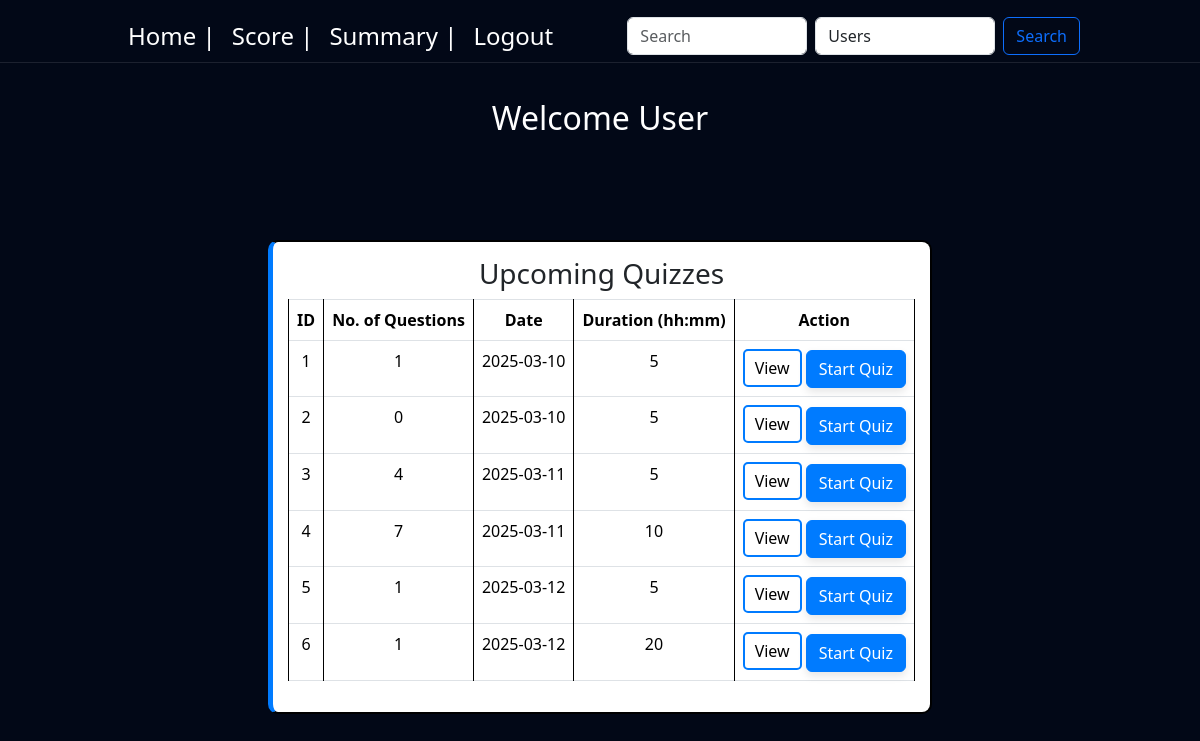
/user_dashboard (signed in), run on the app's committed database.
### controller/models.py (models this page shows)
class Role(db.Model):
    id = db.Column(db.Integer, primary_key=True, autoincrement=True)
    name = db.Column(db.String(50), nullable=False)

class Quiz(db.Model):
    id = db.Column(db.Integer, primary_key=True, autoincrement=True)
    title = db.Column(db.String(255), nullable=False)
    chapter_id = db.Column(db.Integer, db.ForeignKey('chapter.id'), nullable=False)
    date_of_quiz = db.Column(db.Date, nullable=False)
    time_duration = db.Column(db.Integer, nullable=False)
    time_start = db.Column(db.Time, nullable=False)
    remarks = db.Column(db.String(500))
    questions = db.relationship('Question', backref='quiz', lazy=True)
    scores = db.relationship('Score', backref='quiz', lazy=True)

### controller/routes.py (the view)
@app.route('/user_dashboard')
def user_dashboard():
    question_count_subquery = db.session.query(
    Question.quiz_id, func.count(Question.id).label("question_count")
).group_by(Question.quiz_id).subquery()
    quizzes = db.session.query(
        Quiz.id,
        Quiz.title,
        Chapter.name.label("chapter_name"),
        Subject.name.label("subject_name"),
        Quiz.date_of_quiz,
        Quiz.time_duration,
        func.coalesce(question_count_subquery.c.question_count, 0).label("question_count")  # Ensure 0 for empty quizzes
    ).join(Chapter, Quiz.chapter_id == Chapter.id) \
    .join(Subject, Chapter.subject_id == Subject.id) \
    .outerjoin(question_count_subquery, Quiz.id == question_count_subquery.c.quiz_id) \
    .all()
    return render_template('user_dashboard.html', quizzes=quizzes, user = current_user)

### controller/models.py (called while the page is built)
    @property
    def is_admin(self):
        return any(role.name == 'admin' for role in self.roles)

### main.py (called while the page is built)
@login_manager.user_loader
def load_user(user_id):
    return User.query.get(int(user_id))

### templates/user_dashboard.html (shortened to what this page needs)
<!DOCTYPE html>
<html lang="en">
  <head>
    <link
      href="https://cdn.jsdelivr.net/npm/bootstrap@5.3.3/dist/css/bootstrap.min.css"
      rel="stylesheet"
    />
    <link rel="stylesheet" href="{{ url_for('static', filename='styles.css') }}" />
  </head>
  <body>
    {% include 'navbar2.html' %}
    <div class="background">
      <div class="heading-sec">
        <h2>Welcome User</h2>
      </div>
      <div class="container">
        <div class="subjects-container">
          <div class="quiz-box">
            <h3>Upcoming Quizzes</h3>
            <table class="table table-bordered">
              <thead>
                <tr>
                  <th>ID</th>
                  <th>No. of Questions</th>
                  <th>Date</th>
                  <th>Duration (hh:mm)</th>
                  <th>Action</th>
                </tr>
              </thead>
              <tbody>
                {% for quiz in quizzes %}
                <tr>
                  <td>{{ quiz.id }}</td>
                  <td>{{ quiz.question_count }}</td>
                  <td>{{ quiz.date_of_quiz }}</td>
                  <td>{{ quiz.time_duration }}</td>
                  <td>
                    <button
                      class="view-btn"
                      onclick="viewQuizDetails('{{ quiz.id }}', '{{ quiz.subject_name }}', '{{ quiz.chapter_name }}', '{{ quiz.question_count }}', '{{ quiz.date_of_quiz }}', '{{ quiz.time_duration }}')">
                      View
                    </button>
                    <a href="{{ url_for('quiz', quiz_id=quiz.id) }}" class="btn btn-primary">
                      Start Quiz
                    </a>
                  </td>
                </tr>
                {% endfor %}
              </tbody>
            </table>
          </div>
        </div>
      </div>
    </div>
  </body>
</html>

### templates/navbar2.html (shortened to what this page needs)
<!DOCTYPE html>
<html lang="en">
<head>
</head>
<body>
    <nav class="navbar navbar-expand-lg fixed-top" style="padding: 0 108px; margin-top: 10px; margin-bottom: 15px;">
        <div class="container-fluid">
            <div class="collapse navbar-collapse" id="navbarSupportedContent">
                <ul class="navbar-nav me-auto mb-2 mb-lg-0">
                    <li class="nav-item">
                        <a class="nav-link active" aria-current="page" href="user_dashboard" style="font-size: x-large;">Home | </a>
                    </li>
                    <li class="nav-item">
                        <a class="nav-link" href="scores" style="font-size: x-large;">Score | </a>
                    </li>
                    <li class="nav-item">
                        <a class="nav-link" href="performance" style="font-size: x-large;">Summary | </a>
                    </li>
                    <li class="nav-item">
                        <a class="nav-link" href="logout" style="font-size: x-large;">Logout</a>
                    </li>
                </ul>
                <form class="d-flex" role="search" onsubmit="event.preventDefault(); performNavbarSearch();">
                    <input class="form-control me-2" type="search" id="navbarSearchQuery" placeholder="Search" aria-label="Search">
                    <select id="navbarSearchFilter" class="form-control me-2">
                        {% if current_user.is_admin %}
                            <option value="users">Users</option>
                        {% else %}
                            <option value="subjects">Subjects</option>
                            <option value="quizzes">Quizzes</option>
                        {% endif %}
                    </select>
                    <button class="btn btn-outline-primary" type="submit">Search</button>
                </form>
            </div>
        </div>
      </nav>
</body>
</html>

### static/styles.css (style rules this page uses)
html, body { height: 100%; margin: 0; padding: 0; overflow-x: auto; background: #020817 ; background-size: 400% 400%; backdrop-filter: blur(10px); scroll-behavior: smooth; }
.navbar { background: #020817 !important; backdrop-filter: blur(10px); border-bottom: 1px solid rgba(255, 255, 255, 0.1); }
.navbar .nav-link, .navbar-brand { color: white !important; }

### templates/user_dashboard.html (style rules this page uses)
.heading-sec { padding-top: 5px; display: flex; justify-content: center; align-items: center; height: 30vh; color: white; font-size: 50px; font-weight: 800; background: #020817 !important; backdrop-filter: blur(10px); text-align: center; }
.subjects-container { display: flex; gap: 20px; flex-wrap: wrap; justify-content: center; }
.quiz-box { border: 2px solid black; padding: 15px; border-radius: 10px; width: fit-content; text-align: center; background-color: white; border-left: 5px solid #007bff; }
table { width: 100%; border-collapse: collapse; }
table, th, td { border: 1px solid black; }
th, td { padding: 8px; text-align: center; }
.btn-primary { background-color: #007bff; border-color: #007bff; box-shadow: 0 4px 8px rgba(0, 0, 0, 0.1); }
.view-btn { background-color: white; color: black; border: 2px solid #007bff; padding: 5px 10px; border-radius: 5px; cursor: pointer; }

### data on the page
Role: name "Users"
Quiz: id "1", question_count "1", date_of_quiz "2025-03-10", time_duration "5"
Quiz: id "2", question_count "0", date_of_quiz "2025-03-10", time_duration "5"
Quiz: id "3", question_count "4", date_of_quiz "2025-03-11", time_duration "5"
Quiz: id "4", question_count "7", date_of_quiz "2025-03-11", time_duration "10"
Quiz: id "5", question_count "1", date_of_quiz "2025-03-12", time_duration "5"
Quiz: id "6", question_count "1", date_of_quiz "2025-03-12", time_duration "20"
